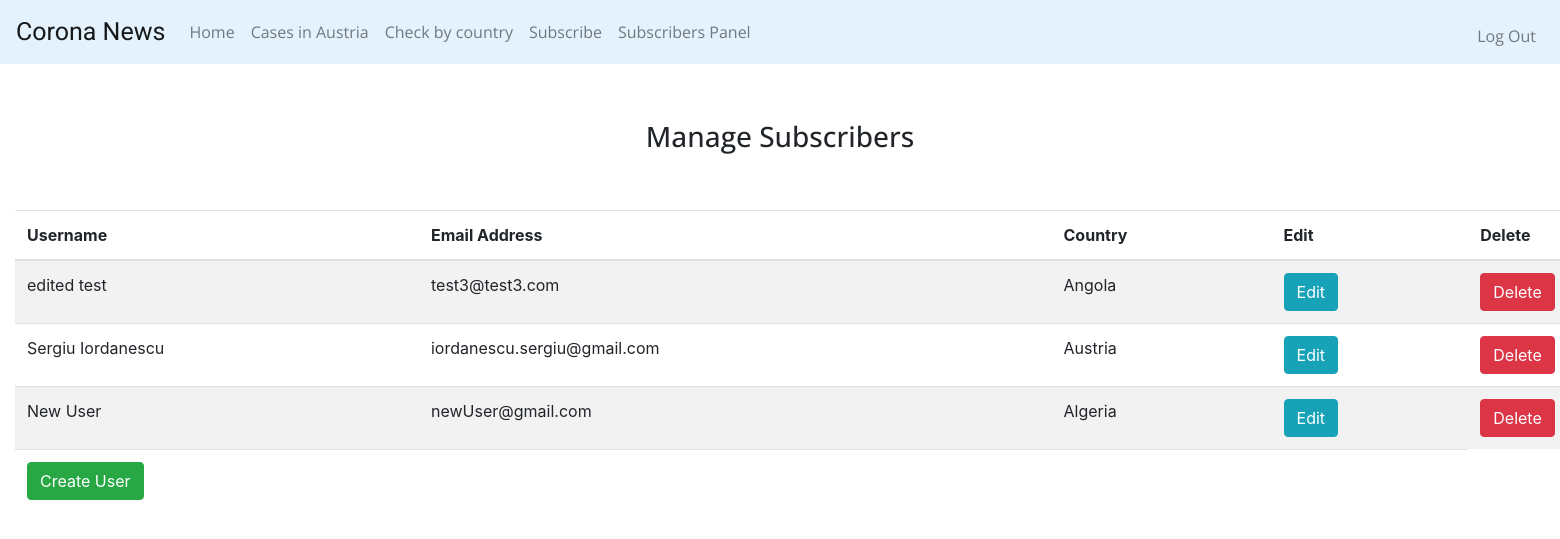
The page /usersTable (signed in) on the database as committed earlier.
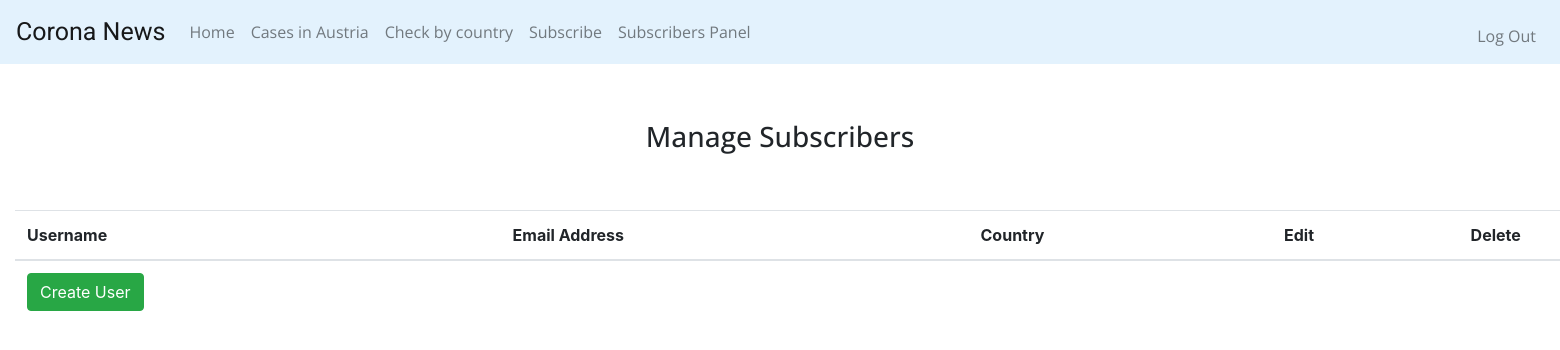
The same page on the database as committed later.
### tables this page shows
CREATE TABLE subscribers (subscriber_id INTEGER PRIMARY KEY AUTOINCREMENT NOT NULL, emailAdress text NOT NULL, Name text NOT NULL, country TEXT);

### app.py (the view)
@app.route("/usersTable")
@login_required
def usersTable():
    users = select_all_users()
    loggedUser = select_user_where_userID('users', session["user_id"])
    if loggedUser[0]['role'] != 'admin':
        return render_template("usersTable.html", users=users, disabled='disabled')
    return render_template("usersTable.html", users=users)

### app.py (called while the page is built)
@app.after_request
def after_request(response):
    response.headers["Cache-Control"] = "no-cache, no-store, must-revalidate"
    response.headers["Expires"] = 0
    response.headers["Pragma"] = "no-cache"
    return response

### helpers.py (called while the page is built)
def connect_to_db():
    conn = sqlite3.connect('coronaDatabase.db')
    return conn

def dict_factory(cursor, row):
    d = {}
    for idx, col in enumerate(cursor.description):
        d[col[0]] = row[idx]
    return d

def login_required(f):
    @wraps(f)
    def decorated_function(*args, **kwargs):
        if session.get("user_id") is None:
            return redirect("/login")
        return f(*args, **kwargs)
    return decorated_function

### subscribeDAO.py (called while the page is built)
def select_user_where_userID(tableName, userID):
    conn = connect_to_db()
    conn.row_factory = dict_factory
    cursor = conn.cursor()
    format_str = """SELECT * FROM "{table}" WHERE user_id="{userID}";"""
    sql_command = format_str.format(table=tableName, userID=userID)
    cursor.execute(sql_command)
    user = cursor.fetchall()
    conn.close()
    return user

def select_all_users():
    conn = connect_to_db()
    conn.row_factory = dict_factory
    cursor = conn.cursor()
    sql_command = """SELECT * FROM subscribers"""
    cursor.execute(sql_command)
    users = cursor.fetchall()
    conn.close()
    return users

### templates/usersTable.html (shortened to what this page needs)
{% extends "layout.html" %}
{% block headSergiu %}
    <link href="https://cdn.datatables.net/1.10.22/css/dataTables.bootstrap4.min.css" rel="stylesheet">
{% endblock %}
{% block main %}
<br>
<h3 class="my-2" style="text-align: center; font-family: 'Open Sans', sans-serif;">Manage Subscribers</h3>
<br><br>
    <div class="col">
        <div style="margin:auto; width:1700px;">
            <table id="example" class="table table-striped " style="width: 100%;" >
                <thead>
                    <tr>
                        <th>Username</th>
                        <th>Email Address</th>
                        <th>Country</th>
                        <th>Edit</th>
                        <th>Delete</th>
                    </tr>
                </thead>
                <tfoot>
                    <tr>
                        <td>
                            <a href="manageUsers/create/newUser/0"><button class="btn btn-success" {{disabled}}>Create User</button></a>
                        </td>
                        <td></td>
                        <td></td>
                        <td></td>
                    </tr>
                </tfoot>
                <tbody>
                <form class="text-center border border-light p-5" action="/usersTable" method="post">
                    {% for dict_item in users %}
                        <tr>
                            <td>
                                {{dict_item.get("Name")}}
                            </td>
                            <td>
                                {{dict_item.get("emailAdress")}}
                            </td>
                            <td>
                                {{dict_item.get("country")}}
                            </td>
                            <td>
                                {% set emailAddress = dict_item.get("emailAdress") %}
                                {% set userID = dict_item.get("subscriber_id") %}
                                <a href="manageUsers/edit/{{ emailAddress }}/{{ userID }}"><button class="btn btn-info" {{disabled}}>Edit</button></a>
                            </td>
                            <td>
                                {% set emailAddress = dict_item.get("emailAdress") %}
                                {% set userID = dict_item.get("subscriber_id") %}
                                <button type="button" class="btn btn-danger" data-toggle="modal" data-target="#confirm-delete-{{ userID }}" {{disabled}}>
                                    Delete
                                </button>
                            </td>
                        </tr>
                    {% endfor %}
                </form>
                </tbody>
            </table>
        </div>
{% endblock %}

### templates/layout.html (shortened to what this page needs)
<!DOCTYPE html>
<html lang="en">
<head>
    <link href="https://cdnjs.cloudflare.com/ajax/libs/twitter-bootstrap/4.5.2/css/bootstrap.css" rel="stylesheet">
    {% block headSergiu %}{% endblock %}
</head>
<body>
    <nav class="navbar sticky-top navbar-expand-lg navbar-light" style="background-color: #e3f2fd;">
      <a class="navbar-brand" style="font-family: 'Roboto', sans-serif; font-size: 25px;" href="/">Corona News</a>
      <div class="collapse navbar-collapse" style="font-family: 'Open Sans', sans-serif;" id="navbarSupportedContent">
        {% if session.user_id %}
          <ul class="navbar-nav mr-auto">
            <li class="nav-item">
              <a class="nav-link" href="/">Home <span class="sr-only">(current)</span></a>
            </li>
            <li class="nav-item">
              <a class="nav-link" href="/casesInAustria">Cases in Austria</a>
            </li>
            <li class="nav-item">
              <a class="nav-link" href="/casesWorld">Check by country</a>
            </li>
            <li class="nav-item">
              <a class="nav-link" href="/subscription">Subscribe</a>
            </li>
            <li class="nav-item">
              <a class="nav-link" href="/usersTable">Subscribers Panel</a>
            </li>
          </ul>
            <ul class="navbar-nav ml-auto mt-2">
              <li class="nav-item"><a class="nav-link" href="/logout">Log Out</a></li>
          </ul>
        {% endif %}
      </div>
    </nav>
<br />
{% block main %}{% endblock %}
</body>
</html>

Rows that differ between the two databases and show on the page:
removed subscribers: get "edited test", get "test3@test3.com", get "Angola"
removed subscribers: get "Sergiu Iordanescu", get "iordanescu.sergiu@gmail.com", get "Austria"
removed subscribers: get "New User", get "newUser@gmail.com", get "Algeria"
